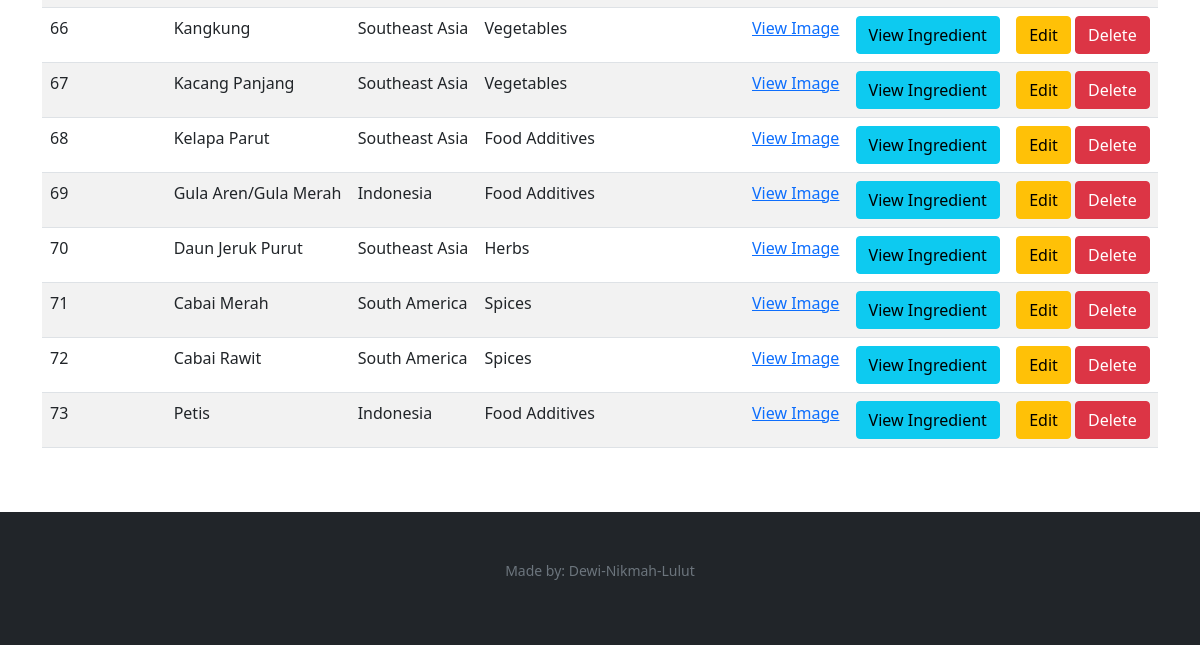
The app's page /admin/ingredients (signed in, lower part), older data.
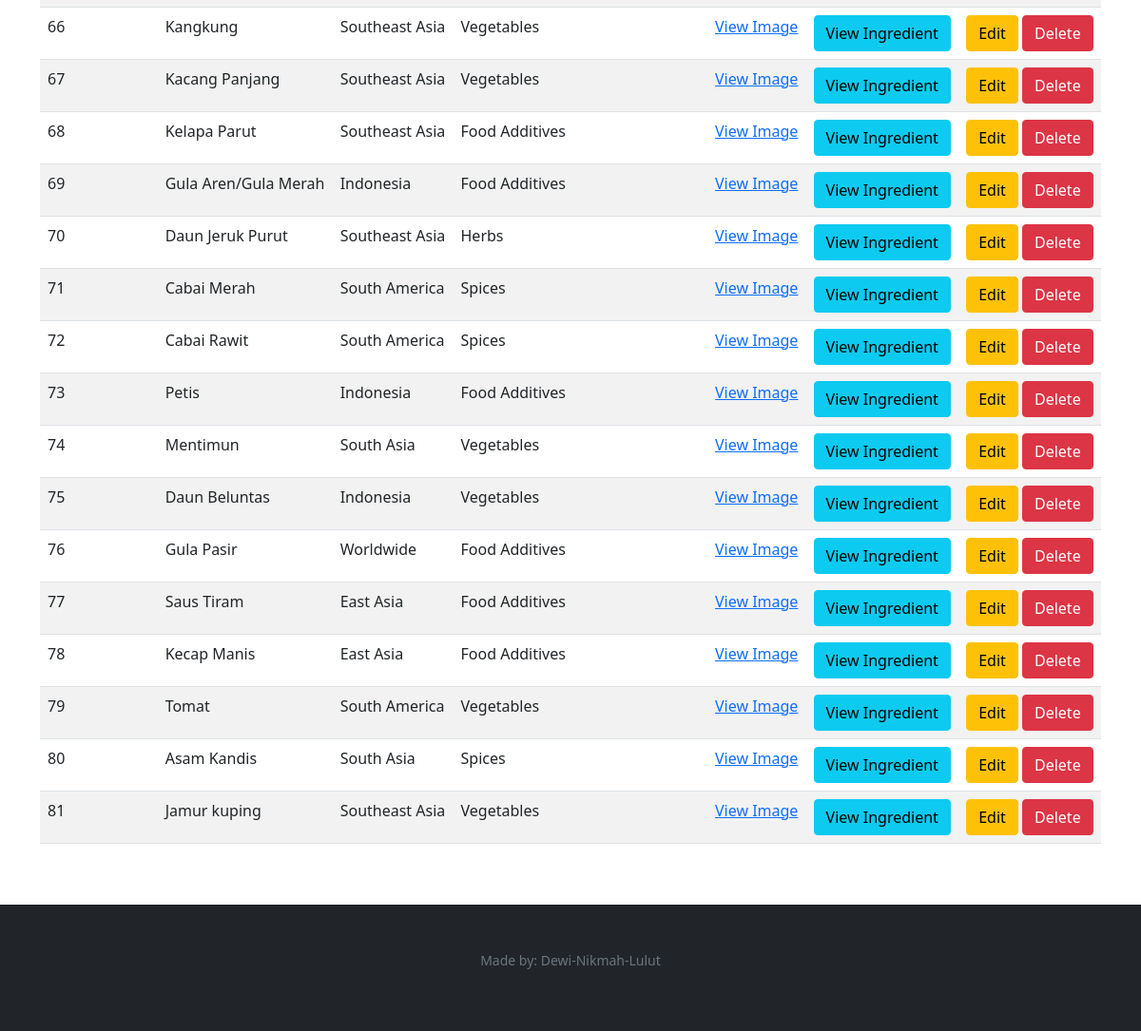
The same page, newer data.
### tables this page shows
CREATE TABLE "ingredients" (
	"id"	integer NOT NULL,
	"image"	varchar,
	"name"	varchar NOT NULL,
	"origin_id"	integer NOT NULL,
	"category_id"	integer NOT NULL,
	"description"	text NOT NULL,
	"created_at"	datetime DEFAULT CURRENT_TIMESTAMP,
	"updated_at"	datetime DEFAULT CURRENT_TIMESTAMP,
	"img_src"	TEXT,
	PRIMARY KEY("id" AUTOINCREMENT),
	FOREIGN KEY("category_id") REFERENCES "categories"("id") on delete cascade on update cascade,
	FOREIGN KEY("origin_id") REFERENCES "origins"("id") on delete cascade on update cascade
);

CREATE TABLE "origins" (
	"id"	integer NOT NULL,
	"origin"	varchar NOT NULL,
	"created_at"	datetime DEFAULT CURRENT_TIMESTAMP,
	"updated_at"	datetime DEFAULT CURRENT_TIMESTAMP,
	PRIMARY KEY("id" AUTOINCREMENT)
);

CREATE TABLE "categories" (
	"id"	integer NOT NULL,
	"category"	varchar NOT NULL,
	"created_at"	datetime DEFAULT CURRENT_TIMESTAMP,
	"updated_at"	datetime DEFAULT CURRENT_TIMESTAMP,
	PRIMARY KEY("id" AUTOINCREMENT)
);

### app.py (the view, shortened to what this page needs)
@app.route("/admin/ingredients", methods=["GET", "POST"])
@login_admin_required
def ingredients():
    if request.method == 'GET':
        listCat = db.execute("select * from categories")
        listOri = db.execute("select * from origins")
        ingredients = db.execute("select ingredients.id, image, name, origin, category, description from ingredients inner join origins on ingredients.origin_id = origins.id inner join categories on ingredients.category_id = categories.id")
        return render_template("/admin/ingredients.html", ingredients = ingredients, listCats = listCat, listOris = listOri)

### app.py (called while the page is built)
@app.after_request
def after_request(response):
    response.headers["Cache-Control"] = "no-cache, no-store, must-revalidate"
    response.headers["Expires"] = 0
    response.headers["Pragma"] = "no-cache"
    return response

### helpers.py (called while the page is built)
def login_admin_required(f):
    @wraps(f)
    def decorated_function(*args, **kwargs):
        if session.get("role") != 'admin':
            return redirect("/login")
        return f(*args, **kwargs)
    return decorated_function

### templates/admin/ingredients.html (shortened to what this page needs)
{% extends "layout_admin.html" %} {% block title %} Ingredients {% endblock %}
{% block main %}
<div class="container-sm mt-3">
  <table class="table table-striped table-hover" id="ingredients_table">
    <tbody>
      {% for ingredient in ingredients %}
      <tr>
        <td>{{ ingredient["id"] }}</td>
        <td>{{ ingredient["name"] }}</td>
        <td>{{ ingredient["origin"] }}</td>
        <td>{{ ingredient["category"] }}</td>
        <td>
          <a href="/static/uploads/{{ ingredient['image'] }}">View Image</a>
        </td>
        <td>
          <a
            href="/admin/ingredients/{{ ingredient['id'] }}/view"
            class="btn btn-info"
            >View Ingredient</a
          >
        </td>
        <td>
          <a
            href="/admin/ingredients/{{ ingredient['id'] }}/edit"
            class="btn btn-warning"
            >Edit</a
          >
          <a
            href="/admin/ingredients/{{ ingredient['id'] }}/delete"
            onclick="return confirm('Are you sure you want to delete this item?');"
            class="btn btn-danger"
            >Delete</a
          >
        </td>
      </tr>
      {% endfor %}
    </tbody>
  </table>
</div>
{% endblock %}

Row changes from the older to the newer data that the page shows:
added ingredients: id "74", name "Mentimun", origin "South Asia", category "Vegetables"
added ingredients: id "75", name "Daun Beluntas", origin "Indonesia", category "Vegetables"
added ingredients: id "76", name "Gula Pasir", origin "Worldwide", category "Food Additives"
added ingredients: id "77", name "Saus Tiram", origin "East Asia", category "Food Additives"
added ingredients: id "78", name "Kecap Manis", origin "East Asia", category "Food Additives"
added ingredients: id "79", name "Tomat", origin "South America", category "Vegetables"
added ingredients: id "80", name "Asam Kandis", origin "South Asia", category "Spices"
added ingredients: id "81", name "Jamur kuping", origin "Southeast Asia", category "Vegetables"
